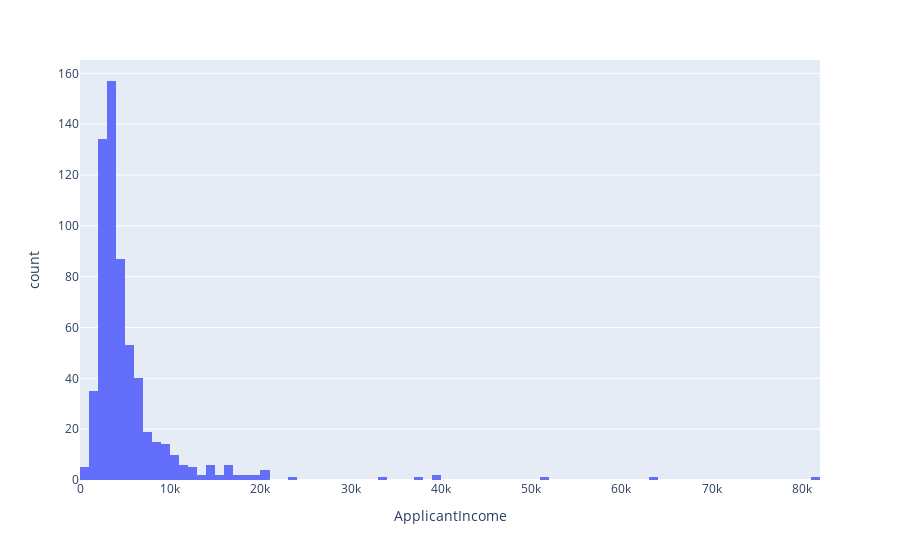

Here is the notebook cell this chart was saved with:
### Markdown cell above
### Transformations

### Code cell
sns.distplot(df['ApplicantIncome'])
px.histogram(df,x='ApplicantIncome')

### Figure 1 — Plotly figure (JSON) as saved in the notebook; plotly's stock layout.template omitted (floating-point values rounded to 4 significant figures; data arrays with more than 128 entries replaced by an {"elided": "..."} marker saying what was removed)
{"data": [{"alignmentgroup": "True", "bingroup": "x", "hovertemplate": "ApplicantIncome=%{x}<br>count=%{y}<extra></extra>", "legendgroup": "", "marker": {"color": "#636efa"}, "name": "", "offsetgroup": "", "orientation": "v", "showlegend": false, "type": "histogram", "x": {"elided": "614 int values"}, "xaxis": "x", "yaxis": "y"}], "layout": {"barmode": "relative", "legend": {"tracegroupgap": 0}, "margin": {"t": 60}, "xaxis": {"anchor": "y", "domain": [0, 1], "title": {"text": "ApplicantIncome"}}, "yaxis": {"anchor": "x", "domain": [0, 1], "title": {"text": "count"}}}}
